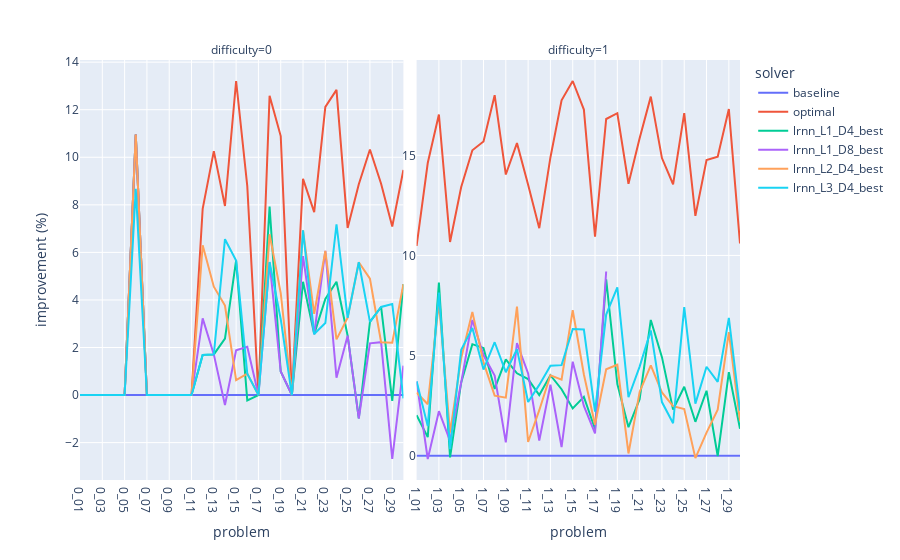
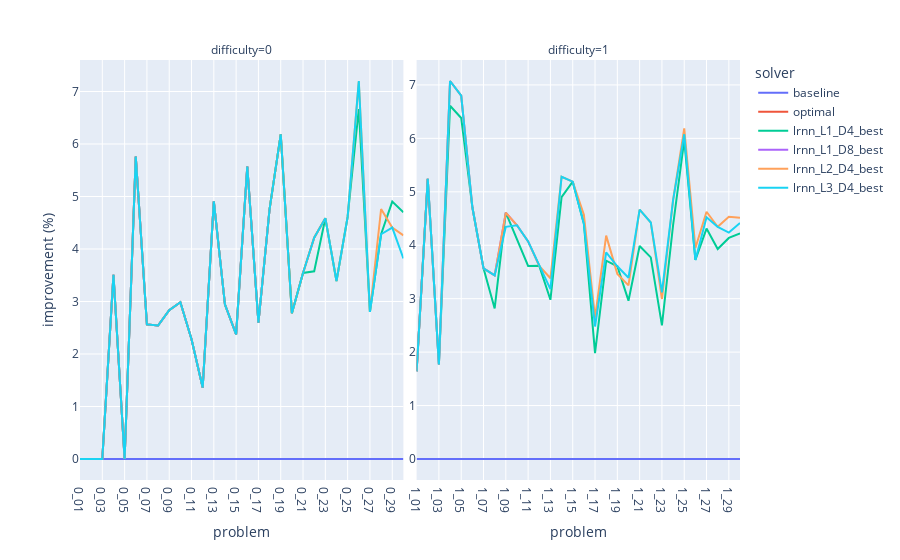

Write notebook code for charts like these, in order.
### Markdown cell above
# Relative difference plots

### Code cell
include_sample = 0
dimensions = [4, 8, 16, 32, 64]

plot_difference(absolute=False, include_sample=include_sample, dimensions=dimensions)

### Figure 1 — Plotly figure (JSON) as saved in the notebook; plotly's stock layout.template omitted (floating-point values rounded to 4 significant figures)
{"data": [{"hovertemplate": "solver=baseline<br>difficulty=0<br>problem=%{x}<br>improvement (%)=%{y}<extra></extra>", "legendgroup": "baseline", "line": {"color": "#636efa", "dash": "solid"}, "marker": {"symbol": "circle"}, "mode": "lines", "name": "baseline", "orientation": "v", "showlegend": true, "type": "scatter", "x": ["0_01", "0_02", "0_03", "0_04", "0_05", "0_06", "0_07", "0_08", "0_09", "0_10", "0_11", "0_12", "0_13", "0_14", "0_15", "0_16", "0_17", "0_18", "0_19", "0_20", "0_21", "0_22", "0_23", "0_24", "0_25", "0_26", "0_27", "0_28", "0_29", "0_30"], "xaxis": "x", "y": [0, 0, 0, 0, 0, 0, 0, 0, 0, 0, 0, 0, 0, 0, 0, 0, 0, 0, 0, 0, 0, 0, 0, 0, 0, 0, 0, 0, 0, 0], "yaxis": "y"}, {"hovertemplate": "solver=baseline<br>difficulty=1<br>problem=%{x}<br>improvement (%)=%{y}<extra></extra>", "legendgroup": "baseline", "line": {"color": "#636efa", "dash": "solid"}, "marker": {"symbol": "circle"}, "mode": "lines", "name": "baseline", "orientation": "v", "showlegend": false, "type": "scatter", "x": ["1_01", "1_02", "1_03", "1_04", "1_05", "1_06", "1_07", "1_08", "1_09", "1_10", "1_11", "1_12", "1_13", "1_14", "1_15", "1_16", "1_17", "1_18", "1_19", "1_20", "1_21", "1_22", "1_23", "1_24", "1_25", "1_26", "1_27", "1_28", "1_29", "1_30"], "xaxis": "x2", "y": [0, 0, 0, 0, 0, 0, 0, 0, 0, 0, 0, 0, 0, 0, 0, 0, 0, 0, 0, 0, 0, 0, 0, 0, 0, 0, 0, 0, 0, 0], "yaxis": "y2"}, {"hovertemplate": "solver=optimal<br>difficulty=0<br>problem=%{x}<br>improvement (%)=%{y}<extra></extra>", "legendgroup": "optimal", "line": {"color": "#EF553B", "dash": "solid"}, "marker": {"symbol": "circle"}, "mode": "lines", "name": "optimal", "orientation": "v", "showlegend": true, "type": "scatter", "x": ["0_01", "0_02", "0_03", "0_04", "0_05", "0_06", "0_07", "0_08", "0_09", "0_10", "0_11", "0_12", "0_13", "0_14", "0_15", "0_16", "0_17", "0_18", "0_19", "0_20", "0_21", "0_22", "0_23", "0_24", "0_25", "0_26", "0_27", "0_28", "0_29", "0_30"], "xaxis": "x", "y": [0, 0, 0, 0, 0, 10.96, 0, 0, 0, 0, 0, 7.834, 10.26, 7.95, 13.21, 8.784, 0, 12.59, 10.89, 0, 9.091, 7.692, 12.12, 12.83, 7.029, 8.867, 10.33, 8.889, 7.09, 9.465], "yaxis": "y"}, {"hovertemplate": "solver=optimal<br>difficulty=1<br>problem=%{x}<br>improvement (%)=%{y}<extra></extra>", "legendgroup": "optimal", "line": {"color": "#EF553B", "dash": "solid"}, "marker": {"symbol": "circle"}, "mode": "lines", "name": "optimal", "orientation": "v", "showlegend": false, "type": "scatter", "x": ["1_01", "1_02", "1_03", "1_04", "1_05", "1_06", "1_07", "1_08", "1_09", "1_10", "1_11", "1_12", "1_13", "1_14", "1_15", "1_16", "1_17", "1_18", "1_19", "1_20", "1_21", "1_22", "1_23", "1_24", "1_25", "1_26", "1_27", "1_28", "1_29", "1_30"], "xaxis": "x2", "y": [10.47, 14.61, 17.04, 10.67, 13.41, 15.25, 15.69, 18, 14.04, 15.61, 13.53, 11.36, 14.89, 17.75, 18.71, 17.28, 10.94, 16.81, 17.1, 13.58, 15.85, 17.93, 14.86, 13.55, 17.1, 11.98, 14.76, 14.93, 17.31, 10.6], "yaxis": "y2"}, {"hovertemplate": "solver=lrnn_L1_D4_best<br>difficulty=0<br>problem=%{x}<br>improvement (%)=%{y}<extra></extra>", "legendgroup": "lrnn_L1_D4_best", "line": {"color": "#00cc96", "dash": "solid"}, "marker": {"symbol": "circle"}, "mode": "lines", "name": "lrnn_L1_D4_best", "orientation": "v", "showlegend": true, "type": "scatter", "x": ["0_01", "0_02", "0_03", "0_04", "0_05", "0_06", "0_07", "0_08", "0_09", "0_10", "0_11", "0_12", "0_13", "0_14", "0_15", "0_16", "0_17", "0_18", "0_19", "0_20", "0_21", "0_22", "0_23", "0_24", "0_25", "0_26", "0_27", "0_28", "0_29", "0_30"], "xaxis": "x", "y": [0, 0, 0, 0, 0, 10.96, 0, 0, 0, 0, 0, 1.69, 1.709, 2.371, 5.66, -0.2252, 0, 7.925, 0.9901, 0, 4.762, 2.564, 4.04, 4.762, 2.494, -0.9852, 3.08, 3.704, -0.2445, 4.664], "yaxis": "y"}, {"hovertemplate": "solver=lrnn_L1_D4_best<br>difficulty=1<br>problem=%{x}<br>improvement (%)=%{y}<extra></extra>", "legendgroup": "lrnn_L1_D4_best", "line": {"color": "#00cc96", "dash": "solid"}, "marker": {"symbol": "circle"}, "mode": "lines", "name": "lrnn_L1_D4_best", "orientation": "v", "showlegend": false, "type": "scatter", "x": ["1_01", "1_02", "1_03", "1_04", "1_05", "1_06", "1_07", "1_08", "1_09", "1_10", "1_11", "1_12", "1_13", "1_14", "1_15", "1_16", "1_17", "1_18", "1_19", "1_20", "1_21", "1_22", "1_23", "1_24", "1_25", "1_26", "1_27", "1_28", "1_29", "1_30"], "xaxis": "x2", "y": [2.027, 0.9305, 8.642, -0.08271, 3.659, 5.569, 5.372, 3.333, 4.807, 4.114, 3.824, 3.03, 4.019, 3.319, 2.359, 2.937, 1.332, 8.807, 3.575, 1.422, 2.823, 6.778, 4.922, 2.302, 3.446, 1.694, 3.245, -0.01541, 4.17, 1.349], "yaxis": "y2"}, {"hovertemplate": "solver=lrnn_L1_D8_best<br>difficulty=0<br>problem=%{x}<br>improvement (%)=%{y}<extra></extra>", "legendgroup": "lrnn_L1_D8_best", "line": {"color": "#ab63fa", "dash": "solid"}, "marker": {"symbol": "circle"}, "mode": "lines", "name": "lrnn_L1_D8_best", "orientation": "v", "showlegend": true, "type": "scatter", "x": ["0_01", "0_02", "0_03", "0_04", "0_05", "0_06", "0_07", "0_08", "0_09", "0_10", "0_11", "0_12", "0_13", "0_14", "0_15", "0_16", "0_17", "0_18", "0_19", "0_20", "0_21", "0_22", "0_23", "0_24", "0_25", "0_26", "0_27", "0_28", "0_29", "0_30"], "xaxis": "x", "y": [0, 0, 0, 0, 0, 10.96, 0, 0, 0, 0, 0, 3.226, 1.709, -0.4184, 1.887, 2.027, 0, 5.594, 0.9901, 0, 5.844, 2.564, 6.061, 0.7264, 2.494, -0.9852, 2.174, 2.222, -2.689, 1.235], "yaxis": "y"}, {"hovertemplate": "solver=lrnn_L1_D8_best<br>difficulty=1<br>problem=%{x}<br>improvement (%)=%{y}<extra></extra>", "legendgroup": "lrnn_L1_D8_best", "line": {"color": "#ab63fa", "dash": "solid"}, "marker": {"symbol": "circle"}, "mode": "lines", "name": "lrnn_L1_D8_best", "orientation": "v", "showlegend": false, "type": "scatter", "x": ["1_01", "1_02", "1_03", "1_04", "1_05", "1_06", "1_07", "1_08", "1_09", "1_10", "1_11", "1_12", "1_13", "1_14", "1_15", "1_16", "1_17", "1_18", "1_19", "1_20", "1_21", "1_22", "1_23", "1_24", "1_25", "1_26", "1_27", "1_28", "1_29", "1_30"], "xaxis": "x2", "y": [3.716, -0.1642, 2.222, 0.7444, 3.659, 6.78, 5.016, 4, 0.6686, 5.626, 4.11, 0.7576, 3.546, 0.4329, 4.695, 2.488, 1.113, 9.197, null, null, null, 5.907, null, null, null, null, null, null, null, null], "yaxis": "y2"}, {"hovertemplate": "solver=lrnn_L2_D4_best<br>difficulty=0<br>problem=%{x}<br>improvement (%)=%{y}<extra></extra>", "legendgroup": "lrnn_L2_D4_best", "line": {"color": "#FFA15A", "dash": "solid"}, "marker": {"symbol": "circle"}, "mode": "lines", "name": "lrnn_L2_D4_best", "orientation": "v", "showlegend": true, "type": "scatter", "x": ["0_01", "0_02", "0_03", "0_04", "0_05", "0_06", "0_07", "0_08", "0_09", "0_10", "0_11", "0_12", "0_13", "0_14", "0_15", "0_16", "0_17", "0_18", "0_19", "0_20", "0_21", "0_22", "0_23", "0_24", "0_25", "0_26", "0_27", "0_28", "0_29", "0_30"], "xaxis": "x", "y": [0, 0, 0, 0, 0, 10.96, 0, 0, 0, 0, 0, 6.298, 4.558, 3.766, 0.6289, 0.9009, 0, 6.76, 4.29, 0, 6.926, 3.419, 6.061, 2.341, 3.25, 5.583, 4.891, 2.222, 2.2, 4.664], "yaxis": "y"}, {"hovertemplate": "solver=lrnn_L2_D4_best<br>difficulty=1<br>problem=%{x}<br>improvement (%)=%{y}<extra></extra>", "legendgroup": "lrnn_L2_D4_best", "line": {"color": "#FFA15A", "dash": "solid"}, "marker": {"symbol": "circle"}, "mode": "lines", "name": "lrnn_L2_D4_best", "orientation": "v", "showlegend": false, "type": "scatter", "x": ["1_01", "1_02", "1_03", "1_04", "1_05", "1_06", "1_07", "1_08", "1_09", "1_10", "1_11", "1_12", "1_13", "1_14", "1_15", "1_16", "1_17", "1_18", "1_19", "1_20", "1_21", "1_22", "1_23", "1_24", "1_25", "1_26", "1_27", "1_28", "1_29", "1_30"], "xaxis": "x2", "y": [3.153, 2.573, 7.654, 1.158, 4.878, 7.183, 4.66, 3, 2.897, 7.441, 0.6849, 2.273, 4.019, 3.8, 7.265, 4.057, 1.55, 4.316, 4.541, 0.1122, 3.185, 4.513, 3.159, 2.472, 2.334, -0.121, 1.151, 2.296, 6.17, 1.734], "yaxis": "y2"}, {"hovertemplate": "solver=lrnn_L3_D4_best<br>difficulty=0<br>problem=%{x}<br>improvement (%)=%{y}<extra></extra>", "legendgroup": "lrnn_L3_D4_best", "line": {"color": "#19d3f3", "dash": "solid"}, "marker": {"symbol": "circle"}, "mode": "lines", "name": "lrnn_L3_D4_best", "orientation": "v", "showlegend": true, "type": "scatter", "x": ["0_01", "0_02", "0_03", "0_04", "0_05", "0_06", "0_07", "0_08", "0_09", "0_10", "0_11", "0_12", "0_13", "0_14", "0_15", "0_16", "0_17", "0_18", "0_19", "0_20", "0_21", "0_22", "0_23", "0_24", "0_25", "0_26", "0_27", "0_28", "0_29", "0_30"], "xaxis": "x", "y": [0, 0, 0, 0, 0, 8.676, 0, 0, 0, 0, 0, 1.69, 1.709, 6.555, 5.66, 0.9009, 0, 5.594, 3.19, 0, 6.926, 2.564, 3.03, 7.183, 3.25, 5.583, 3.08, 3.704, 3.83, -0.1372], "yaxis": "y"}, {"hovertemplate": "solver=lrnn_L3_D4_best<br>difficulty=1<br>problem=%{x}<br>improvement (%)=%{y}<extra></extra>", "legendgroup": "lrnn_L3_D4_best", "line": {"color": "#19d3f3", "dash": "solid"}, "marker": {"symbol": "circle"}, "mode": "lines", "name": "lrnn_L3_D4_best", "orientation": "v", "showlegend": false, "type": "scatter", "x": ["1_01", "1_02", "1_03", "1_04", "1_05", "1_06", "1_07", "1_08", "1_09", "1_10", "1_11", "1_12", "1_13", "1_14", "1_15", "1_16", "1_17", "1_18", "1_19", "1_20", "1_21", "1_22", "1_23", "1_24", "1_25", "1_26", "1_27", "1_28", "1_29", "1_30"], "xaxis": "x2", "y": [3.716, 1.478, 8.148, 0.3309, 5.285, 6.376, 4.305, 5.667, 4.171, 5.324, 2.683, 3.535, 4.492, 4.521, 6.33, 6.299, 2.205, 7.049, 8.406, 2.918, 4.452, 6.255, 2.678, 1.62, 7.416, 2.601, 4.441, 3.683, 6.884, 2.248], "yaxis": "y2"}], "layout": {"annotations": [{"font": {}, "showarrow": false, "text": "difficulty=0", "x": 0.245, "xanchor": "center", "xref": "paper", "y": 1, "yanchor": "bottom", "yref": "paper"}, {"font": {}, "showarrow": false, "text": "difficulty=1", "x": 0.755, "xanchor": "center", "xref": "paper", "y": 1, "yanchor": "bottom", "yref": "paper"}], "legend": {"title": {"text": "solver"}, "tracegroupgap": 0}, "margin": {"t": 60}, "xaxis": {"anchor": "y", "categoryorder": "array", "domain": [0, 0.49], "showticklabels": true, "title": {"text": "problem"}}, "xaxis2": {"anchor": "y2", "categoryorder": "array", "domain": [0.51, 1], "showticklabels": true, "title": {"text": "problem"}}, "yaxis": {"anchor": "x", "domain": [0, 1], "showticklabels": true, "title": {"text": "improvement (%)"}}, "yaxis2": {"anchor": "x2", "domain": [0, 1], "showticklabels": true}}}

### Figure 2 — Plotly figure (JSON) as saved in the notebook; plotly's stock layout.template omitted (floating-point values rounded to 4 significant figures)
{"data": [{"hovertemplate": "solver=baseline<br>difficulty=0<br>problem=%{x}<br>improvement (%)=%{y}<extra></extra>", "legendgroup": "baseline", "line": {"color": "#636efa", "dash": "solid"}, "marker": {"symbol": "circle"}, "mode": "lines", "name": "baseline", "orientation": "v", "showlegend": true, "type": "scatter", "x": ["0_01", "0_02", "0_03", "0_04", "0_05", "0_06", "0_07", "0_08", "0_09", "0_10", "0_11", "0_12", "0_13", "0_14", "0_15", "0_16", "0_17", "0_18", "0_19", "0_20", "0_21", "0_22", "0_23", "0_24", "0_25", "0_26", "0_27", "0_28", "0_29", "0_30"], "xaxis": "x", "y": [0, 0, 0, 0, 0, 0, 0, 0, 0, 0, 0, 0, 0, 0, 0, 0, 0, 0, 0, 0, 0, 0, 0, 0, 0, 0, 0, 0, 0, 0], "yaxis": "y"}, {"hovertemplate": "solver=baseline<br>difficulty=1<br>problem=%{x}<br>improvement (%)=%{y}<extra></extra>", "legendgroup": "baseline", "line": {"color": "#636efa", "dash": "solid"}, "marker": {"symbol": "circle"}, "mode": "lines", "name": "baseline", "orientation": "v", "showlegend": false, "type": "scatter", "x": ["1_01", "1_02", "1_03", "1_04", "1_05", "1_06", "1_07", "1_08", "1_09", "1_10", "1_11", "1_12", "1_13", "1_14", "1_15", "1_16", "1_17", "1_18", "1_19", "1_20", "1_21", "1_22", "1_23", "1_24", "1_25", "1_26", "1_27", "1_28", "1_29", "1_30"], "xaxis": "x2", "y": [0, 0, 0, 0, 0, 0, 0, 0, 0, 0, 0, 0, 0, 0, 0, 0, 0, 0, 0, 0, 0, 0, 0, 0, 0, 0, 0, 0, 0, 0], "yaxis": "y2"}, {"hovertemplate": "solver=optimal<br>difficulty=0<br>problem=%{x}<br>improvement (%)=%{y}<extra></extra>", "legendgroup": "optimal", "line": {"color": "#EF553B", "dash": "solid"}, "marker": {"symbol": "circle"}, "mode": "lines", "name": "optimal", "orientation": "v", "showlegend": true, "type": "scatter", "x": ["0_01", "0_02", "0_03", "0_04", "0_05", "0_06", "0_07", "0_08", "0_09", "0_10", "0_11", "0_12", "0_13", "0_14", "0_15", "0_16", "0_17", "0_18", "0_19", "0_20", "0_21", "0_22", "0_23", "0_24", "0_25", "0_26", "0_27", "0_28", "0_29", "0_30"], "xaxis": "x", "y": [0, 0, 0, 3.509, 0, 5.759, 2.564, 2.542, 2.834, 2.985, 2.28, 1.361, 4.908, 2.941, 2.375, 5.569, 2.597, 4.762, 6.183, 2.778, 3.543, 4.215, 4.587, null, null, null, null, null, null, null], "yaxis": "y"}, {"hovertemplate": "solver=optimal<br>difficulty=1<br>problem=%{x}<br>improvement (%)=%{y}<extra></extra>", "legendgroup": "optimal", "line": {"color": "#EF553B", "dash": "solid"}, "marker": {"symbol": "circle"}, "mode": "lines", "name": "optimal", "orientation": "v", "showlegend": false, "type": "scatter", "x": ["1_01", "1_02", "1_03", "1_04", "1_05", "1_06", "1_07", "1_08", "1_09", "1_10", "1_11", "1_12", "1_13", "1_14", "1_15", "1_16", "1_17", "1_18", "1_19", "1_20", "1_21", "1_22", "1_23", "1_24", "1_25", "1_26", "1_27", "1_28", "1_29", "1_30"], "xaxis": "x2", "y": [1.639, 5.242, null, null, null, null, null, null, null, null, null, null, null, null, null, null, null, null, null, null, null, null, null, null, null, null, null, null, null, null], "yaxis": "y2"}, {"hovertemplate": "solver=lrnn_L1_D4_best<br>difficulty=0<br>problem=%{x}<br>improvement (%)=%{y}<extra></extra>", "legendgroup": "lrnn_L1_D4_best", "line": {"color": "#00cc96", "dash": "solid"}, "marker": {"symbol": "circle"}, "mode": "lines", "name": "lrnn_L1_D4_best", "orientation": "v", "showlegend": true, "type": "scatter", "x": ["0_01", "0_02", "0_03", "0_04", "0_05", "0_06", "0_07", "0_08", "0_09", "0_10", "0_11", "0_12", "0_13", "0_14", "0_15", "0_16", "0_17", "0_18", "0_19", "0_20", "0_21", "0_22", "0_23", "0_24", "0_25", "0_26", "0_27", "0_28", "0_29", "0_30"], "xaxis": "x", "y": [0, 0, 0, 3.509, 0, 5.759, 2.564, 2.542, 2.834, 2.985, 2.28, 1.361, 4.908, 2.941, 2.375, 5.569, 2.597, 4.762, 6.183, 2.778, 3.543, 3.576, 4.587, 3.39, 4.61, 6.667, 2.801, 4.281, 4.903, 4.699], "yaxis": "y"}, {"hovertemplate": "solver=lrnn_L1_D4_best<br>difficulty=1<br>problem=%{x}<br>improvement (%)=%{y}<extra></extra>", "legendgroup": "lrnn_L1_D4_best", "line": {"color": "#00cc96", "dash": "solid"}, "marker": {"symbol": "circle"}, "mode": "lines", "name": "lrnn_L1_D4_best", "orientation": "v", "showlegend": false, "type": "scatter", "x": ["1_01", "1_02", "1_03", "1_04", "1_05", "1_06", "1_07", "1_08", "1_09", "1_10", "1_11", "1_12", "1_13", "1_14", "1_15", "1_16", "1_17", "1_18", "1_19", "1_20", "1_21", "1_22", "1_23", "1_24", "1_25", "1_26", "1_27", "1_28", "1_29", "1_30"], "xaxis": "x2", "y": [1.639, 5.242, 1.771, 6.611, 6.381, 4.711, 3.568, 2.816, 4.61, 4.127, 3.612, 3.614, 2.979, 4.899, 5.191, 4.402, 1.98, 3.711, 3.606, 2.963, 3.987, 3.773, 2.499, 4.377, 5.966, 3.726, 4.312, 3.928, 4.137, 4.223], "yaxis": "y2"}, {"hovertemplate": "solver=lrnn_L1_D8_best<br>difficulty=0<br>problem=%{x}<br>improvement (%)=%{y}<extra></extra>", "legendgroup": "lrnn_L1_D8_best", "line": {"color": "#ab63fa", "dash": "solid"}, "marker": {"symbol": "circle"}, "mode": "lines", "name": "lrnn_L1_D8_best", "orientation": "v", "showlegend": true, "type": "scatter", "x": ["0_01", "0_02", "0_03", "0_04", "0_05", "0_06", "0_07", "0_08", "0_09", "0_10", "0_11", "0_12", "0_13", "0_14", "0_15", "0_16", "0_17", "0_18", "0_19", "0_20", "0_21", "0_22", "0_23", "0_24", "0_25"], "xaxis": "x", "y": [0, 0, 0, 3.509, 0, 5.759, 2.564, 2.542, 2.834, 2.985, 2.28, 1.361, 4.908, 2.941, 2.375, 5.569, 2.597, 4.762, null, null, null, 4.215, null, null, null], "yaxis": "y"}, {"hovertemplate": "solver=lrnn_L1_D8_best<br>difficulty=1<br>problem=%{x}<br>improvement (%)=%{y}<extra></extra>", "legendgroup": "lrnn_L1_D8_best", "line": {"color": "#ab63fa", "dash": "solid"}, "marker": {"symbol": "circle"}, "mode": "lines", "name": "lrnn_L1_D8_best", "orientation": "v", "showlegend": false, "type": "scatter", "x": ["1_01", "1_02", "1_03", "1_04", "1_05", "1_06", "1_07", "1_08", "1_09", "1_10", "1_11", "1_12", "1_13", "1_14", "1_15", "1_16", "1_17", "1_18", "1_19", "1_20", "1_21", "1_22", "1_23", "1_24"], "xaxis": "x2", "y": [1.639, 5.242, 1.771, 7.074, 6.801, 4.711, 3.568, 3.435, 4.61, 4.374, 4.072, 3.614, null, 5.281, null, null, null, null, null, null, null, null, null, null], "yaxis": "y2"}, {"hovertemplate": "solver=lrnn_L2_D4_best<br>difficulty=0<br>problem=%{x}<br>improvement (%)=%{y}<extra></extra>", "legendgroup": "lrnn_L2_D4_best", "line": {"color": "#FFA15A", "dash": "solid"}, "marker": {"symbol": "circle"}, "mode": "lines", "name": "lrnn_L2_D4_best", "orientation": "v", "showlegend": true, "type": "scatter", "x": ["0_01", "0_02", "0_03", "0_04", "0_05", "0_06", "0_07", "0_08", "0_09", "0_10", "0_11", "0_12", "0_13", "0_14", "0_15", "0_16", "0_17", "0_18", "0_19", "0_20", "0_21", "0_22", "0_23", "0_24", "0_25", "0_26", "0_27", "0_28", "0_29", "0_30"], "xaxis": "x", "y": [0, 0, 0, 3.509, 0, 5.759, 2.564, 2.542, 2.834, 2.985, 2.28, 1.361, 4.908, 2.941, 2.375, 5.569, 2.597, 4.762, 6.183, 2.778, 3.543, 4.215, 4.587, 3.39, 4.61, 7.2, 2.801, 4.762, 4.408, 4.26], "yaxis": "y"}, {"hovertemplate": "solver=lrnn_L2_D4_best<br>difficulty=1<br>problem=%{x}<br>improvement (%)=%{y}<extra></extra>", "legendgroup": "lrnn_L2_D4_best", "line": {"color": "#FFA15A", "dash": "solid"}, "marker": {"symbol": "circle"}, "mode": "lines", "name": "lrnn_L2_D4_best", "orientation": "v", "showlegend": false, "type": "scatter", "x": ["1_01", "1_02", "1_03", "1_04", "1_05", "1_06", "1_07", "1_08", "1_09", "1_10", "1_11", "1_12", "1_13", "1_14", "1_15", "1_16", "1_17", "1_18", "1_19", "1_20", "1_21", "1_22", "1_23", "1_24", "1_25", "1_26", "1_27", "1_28", "1_29", "1_30"], "xaxis": "x2", "y": [1.639, 5.242, 1.771, 7.074, 6.801, 4.711, 3.568, 3.435, 4.61, 4.374, 4.072, 3.614, 3.382, 5.281, 5.191, 4.57, 2.646, 4.18, 3.464, 3.249, 4.665, 4.426, 2.994, 4.846, 6.188, 3.949, 4.627, 4.345, 4.535, 4.513], "yaxis": "y2"}, {"hovertemplate": "solver=lrnn_L3_D4_best<br>difficulty=0<br>problem=%{x}<br>improvement (%)=%{y}<extra></extra>", "legendgroup": "lrnn_L3_D4_best", "line": {"color": "#19d3f3", "dash": "solid"}, "marker": {"symbol": "circle"}, "mode": "lines", "name": "lrnn_L3_D4_best", "orientation": "v", "showlegend": true, "type": "scatter", "x": ["0_01", "0_02", "0_03", "0_04", "0_05", "0_06", "0_07", "0_08", "0_09", "0_10", "0_11", "0_12", "0_13", "0_14", "0_15", "0_16", "0_17", "0_18", "0_19", "0_20", "0_21", "0_22", "0_23", "0_24", "0_25", "0_26", "0_27", "0_28", "0_29", "0_30"], "xaxis": "x", "y": [0, 0, 0, 3.509, 0, 5.759, 2.564, 2.542, 2.834, 2.985, 2.28, 1.361, 4.908, 2.941, 2.375, 5.569, 2.597, 4.762, 6.183, 2.778, 3.543, 4.215, 4.587, 3.39, 4.61, 7.2, 2.801, 4.281, 4.408, 3.821], "yaxis": "y"}, {"hovertemplate": "solver=lrnn_L3_D4_best<br>difficulty=1<br>problem=%{x}<br>improvement (%)=%{y}<extra></extra>", "legendgroup": "lrnn_L3_D4_best", "line": {"color": "#19d3f3", "dash": "solid"}, "marker": {"symbol": "circle"}, "mode": "lines", "name": "lrnn_L3_D4_best", "orientation": "v", "showlegend": false, "type": "scatter", "x": ["1_01", "1_02", "1_03", "1_04", "1_05", "1_06", "1_07", "1_08", "1_09", "1_10", "1_11", "1_12", "1_13", "1_14", "1_15", "1_16", "1_17", "1_18", "1_19", "1_20", "1_21", "1_22", "1_23", "1_24", "1_25", "1_26", "1_27", "1_28", "1_29", "1_30"], "xaxis": "x2", "y": [1.639, 5.242, 1.771, 7.074, 6.801, 4.711, 3.568, 3.435, 4.346, 4.374, 4.072, 3.614, 3.18, 5.281, 5.191, 4.402, 2.48, 3.867, 3.606, 3.392, 4.665, 4.426, 3.118, 4.846, 6.077, 3.726, 4.522, 4.345, 4.236, 4.417], "yaxis": "y2"}], "layout": {"annotations": [{"font": {}, "showarrow": false, "text": "difficulty=0", "x": 0.245, "xanchor": "center", "xref": "paper", "y": 1, "yanchor": "bottom", "yref": "paper"}, {"font": {}, "showarrow": false, "text": "difficulty=1", "x": 0.755, "xanchor": "center", "xref": "paper", "y": 1, "yanchor": "bottom", "yref": "paper"}], "legend": {"title": {"text": "solver"}, "tracegroupgap": 0}, "margin": {"t": 60}, "xaxis": {"anchor": "y", "categoryorder": "array", "domain": [0, 0.49], "showticklabels": true, "title": {"text": "problem"}}, "xaxis2": {"anchor": "y2", "categoryorder": "array", "domain": [0.51, 1], "showticklabels": true, "title": {"text": "problem"}}, "yaxis": {"anchor": "x", "domain": [0, 1], "showticklabels": true, "title": {"text": "improvement (%)"}}, "yaxis2": {"anchor": "x2", "domain": [0, 1], "showticklabels": true}}}
